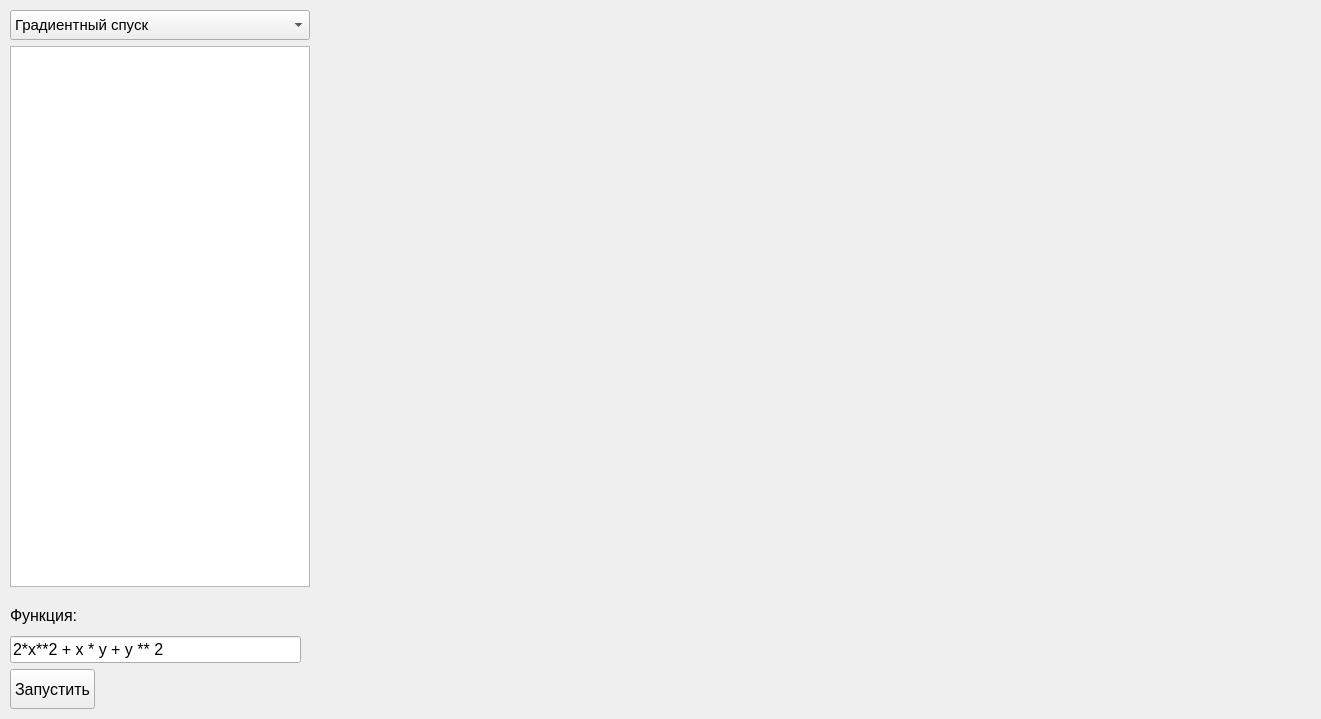
<?xml version="1.0" encoding="UTF-8"?>
<ui version="4.0">
 <class>MainWindow</class>
 <widget class="QMainWindow" name="MainWindow">
  <property name="geometry">
   <rect>
    <x>0</x>
    <y>0</y>
    <width>1321</width>
    <height>719</height>
   </rect>
  </property>
  <property name="sizePolicy">
   <sizepolicy hsizetype="Expanding" vsizetype="Expanding">
    <horstretch>0</horstretch>
    <verstretch>0</verstretch>
   </sizepolicy>
  </property>
  <property name="minimumSize">
   <size>
    <width>1321</width>
    <height>719</height>
   </size>
  </property>
  <property name="maximumSize">
   <size>
    <width>1321</width>
    <height>719</height>
   </size>
  </property>
  <property name="windowTitle">
   <string>MainWindow</string>
  </property>
  <widget class="QWidget" name="centralwidget">
   <widget class="QPlainTextEdit" name="Iterations">
    <property name="geometry">
     <rect>
      <x>10</x>
      <y>46</y>
      <width>300</width>
      <height>541</height>
     </rect>
    </property>
    <property name="sizePolicy">
     <sizepolicy hsizetype="Fixed" vsizetype="Fixed">
      <horstretch>0</horstretch>
      <verstretch>0</verstretch>
     </sizepolicy>
    </property>
    <property name="minimumSize">
     <size>
      <width>300</width>
      <height>0</height>
     </size>
    </property>
    <property name="maximumSize">
     <size>
      <width>300</width>
      <height>16777215</height>
     </size>
    </property>
    <property name="font">
     <font>
      <pointsize>9</pointsize>
     </font>
    </property>
    <property name="lineWrapMode">
     <enum>QPlainTextEdit::NoWrap</enum>
    </property>
    <property name="readOnly">
     <bool>true</bool>
    </property>
   </widget>
   <widget class="QPushButton" name="ExecuteButton">
    <property name="geometry">
     <rect>
      <x>10</x>
      <y>669</y>
      <width>85</width>
      <height>40</height>
     </rect>
    </property>
    <property name="minimumSize">
     <size>
      <width>0</width>
      <height>40</height>
     </size>
    </property>
    <property name="maximumSize">
     <size>
      <width>150</width>
      <height>16777215</height>
     </size>
    </property>
    <property name="font">
     <font>
      <pointsize>12</pointsize>
     </font>
    </property>
    <property name="styleSheet">
     <string notr="true"/>
    </property>
    <property name="text">
     <string>Запустить</string>
    </property>
   </widget>
   <widget class="QComboBox" name="SpecificMethod">
    <property name="geometry">
     <rect>
      <x>10</x>
      <y>10</y>
      <width>300</width>
      <height>30</height>
     </rect>
    </property>
    <property name="minimumSize">
     <size>
      <width>300</width>
      <height>0</height>
     </size>
    </property>
    <property name="maximumSize">
     <size>
      <width>300</width>
      <height>16777215</height>
     </size>
    </property>
    <property name="font">
     <font>
      <pointsize>11</pointsize>
     </font>
    </property>
    <item>
     <property name="text">
      <string>Градиентный спуск</string>
     </property>
    </item>
   </widget>
   <widget class="QWidget" name="verticalLayoutWidget">
    <property name="geometry">
     <rect>
      <x>320</x>
      <y>10</y>
      <width>711</width>
      <height>701</height>
     </rect>
    </property>
    <layout class="QVBoxLayout" name="Plot">
     <property name="leftMargin">
      <number>0</number>
     </property>
    </layout>
   </widget>
   <widget class="QWidget" name="layoutWidget">
    <property name="geometry">
     <rect>
      <x>1060</x>
      <y>10</y>
      <width>251</width>
      <height>701</height>
     </rect>
    </property>
    <layout class="QVBoxLayout" name="Options"/>
   </widget>
   <widget class="QWidget" name="layoutWidget">
    <property name="geometry">
     <rect>
      <x>10</x>
      <y>601</y>
      <width>291</width>
      <height>62</height>
     </rect>
    </property>
    <layout class="QVBoxLayout" name="verticalLayout">
     <item>
      <widget class="QLabel" name="label">
       <property name="font">
        <font>
         <pointsize>12</pointsize>
        </font>
       </property>
       <property name="text">
        <string>Функция:</string>
       </property>
      </widget>
     </item>
     <item>
      <widget class="QLineEdit" name="Function">
       <property name="font">
        <font>
         <pointsize>12</pointsize>
        </font>
       </property>
       <property name="text">
        <string>2*x**2 + x * y + y ** 2</string>
       </property>
      </widget>
     </item>
    </layout>
   </widget>
  </widget>
 </widget>
 <resources/>
 <connections/>
</ui>
